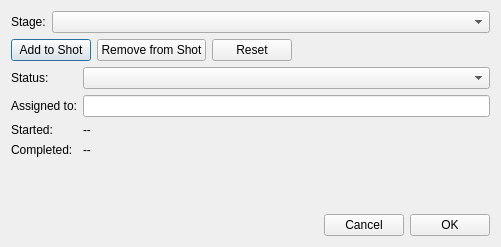
<?xml version="1.0" encoding="UTF-8"?>
<ui version="4.0">
 <class>Dialog</class>
 <widget class="QDialog" name="Dialog">
  <property name="geometry">
   <rect>
    <x>0</x>
    <y>0</y>
    <width>501</width>
    <height>247</height>
   </rect>
  </property>
  <property name="windowTitle">
   <string>Stages</string>
  </property>
  <layout class="QVBoxLayout" name="verticalLayout">
   <item>
    <layout class="QHBoxLayout" name="horizontalLayout">
     <item>
      <widget class="QLabel" name="label">
       <property name="text">
        <string>Stage:</string>
       </property>
      </widget>
     </item>
     <item>
      <widget class="QComboBox" name="CMB_stages">
       <property name="sizePolicy">
        <sizepolicy hsizetype="MinimumExpanding" vsizetype="Fixed">
         <horstretch>0</horstretch>
         <verstretch>0</verstretch>
        </sizepolicy>
       </property>
      </widget>
     </item>
    </layout>
   </item>
   <item>
    <layout class="QHBoxLayout" name="horizontalLayout_3">
     <item>
      <widget class="QPushButton" name="BTN_add">
       <property name="toolTip">
        <string>Not all stages will make sense to be included for all shots (e.g. not all shots will need CFX work). Press this to add the currently selected stage to this shot.</string>
       </property>
       <property name="text">
        <string>Add to Shot</string>
       </property>
      </widget>
     </item>
     <item>
      <widget class="QPushButton" name="BTN_remove">
       <property name="toolTip">
        <string>Remove the currently selected stage from this shot.</string>
       </property>
       <property name="text">
        <string>Remove from Shot</string>
       </property>
      </widget>
     </item>
     <item>
      <widget class="QPushButton" name="BTN_reset">
       <property name="toolTip">
        <string>Fully reset the status, assignee, and start/end dates for this checkpoint stage.</string>
       </property>
       <property name="text">
        <string>Reset</string>
       </property>
      </widget>
     </item>
     <item>
      <spacer name="horizontalSpacer_2">
       <property name="orientation">
        <enum>Qt::Horizontal</enum>
       </property>
       <property name="sizeHint" stdset="0">
        <size>
         <width>40</width>
         <height>20</height>
        </size>
       </property>
      </spacer>
     </item>
    </layout>
   </item>
   <item>
    <layout class="QFormLayout" name="LAY_form">
     <property name="fieldGrowthPolicy">
      <enum>QFormLayout::AllNonFixedFieldsGrow</enum>
     </property>
     <property name="labelAlignment">
      <set>Qt::AlignLeading|Qt::AlignLeft|Qt::AlignVCenter</set>
     </property>
     <item row="0" column="0">
      <widget class="QLabel" name="label_2">
       <property name="text">
        <string>Status:</string>
       </property>
      </widget>
     </item>
     <item row="1" column="0">
      <widget class="QLabel" name="label_6">
       <property name="text">
        <string>Assigned to:</string>
       </property>
      </widget>
     </item>
     <item row="2" column="0">
      <widget class="QLabel" name="label_3">
       <property name="text">
        <string>Started:</string>
       </property>
      </widget>
     </item>
     <item row="2" column="1">
      <widget class="QLabel" name="LBL_startDate">
       <property name="text">
        <string>--</string>
       </property>
      </widget>
     </item>
     <item row="3" column="0">
      <widget class="QLabel" name="label_4">
       <property name="text">
        <string>Completed:</string>
       </property>
      </widget>
     </item>
     <item row="3" column="1">
      <widget class="QLabel" name="LBL_endDate">
       <property name="text">
        <string>--</string>
       </property>
      </widget>
     </item>
     <item row="0" column="1">
      <widget class="QComboBox" name="CMB_status"/>
     </item>
     <item row="1" column="1">
      <widget class="QLineEdit" name="LNE_assignee">
       <property name="maxLength">
        <number>10</number>
       </property>
      </widget>
     </item>
    </layout>
   </item>
   <item>
    <layout class="QHBoxLayout" name="horizontalLayout_2">
     <item>
      <spacer name="horizontalSpacer">
       <property name="orientation">
        <enum>Qt::Horizontal</enum>
       </property>
       <property name="sizeHint" stdset="0">
        <size>
         <width>40</width>
         <height>20</height>
        </size>
       </property>
      </spacer>
     </item>
     <item>
      <widget class="QPushButton" name="BTN_cancel">
       <property name="text">
        <string>Cancel</string>
       </property>
      </widget>
     </item>
     <item>
      <widget class="QPushButton" name="BTN_ok">
       <property name="text">
        <string>OK</string>
       </property>
      </widget>
     </item>
    </layout>
   </item>
  </layout>
 </widget>
 <resources/>
 <connections/>
</ui>
